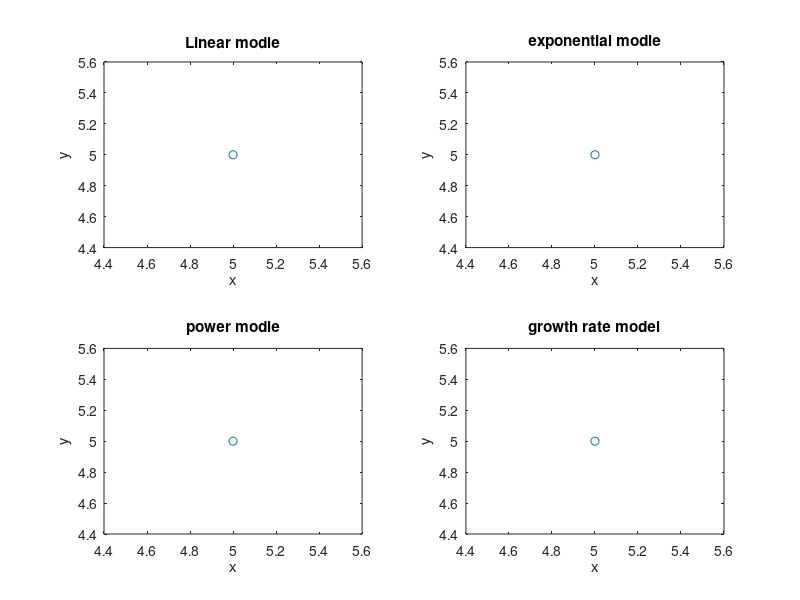

MATLAB code for this plot:
X=input('please enter the values of x: ');
Y=input('please enter the values of y: ');
z=menu('Enter your required model.:','A) the linear','B) exponential','c) power','d) growth rate model');

switch z
    case 1  %the linear
        x=X;
        y=Y;
    
    case 2  %exponential
        x=X;
        y=log(Y);
      
    case 3  %power
        x=log10(X);
        y=log10(Y);
        
    case 4  %growth rate model
        x=1./X;
        y=1./Y;
end        
%-----------------------------------------%   
n=length(x);
sum_x=sum(x);
sum_y=sum(y);
sum_x2=sum(x.^2);
sum_xy=sum(x.*y);
y_y=sum_y./n;
        % to find: a&b 
eq1=[n sum_x; sum_x sum_x2];
eq2=[sum_y ;sum_xy];
A=linsolve(eq1,eq2);

switch z
    case 1  %the linear
        a=A(1)
        b=A(2)
    
    case 2  %exponential
        a=exp(A(1))
        b=A(2)
      
    case 3  %power
        a=10.^A(1)
        b=A(2)
        
    case 4  %growth rate model
        a=1./A(1)
        b=A(2)./A(1)
end
%-----------------------------------------%        
        % to find: r^2
st=sum((y-y_y).^2);
sr=sum((y-A(1)-x.*A(2)).^2);
coefficient_of_determination=(st-sr)./st
%-------------------------------------------------------------------------%
  %the linear
x_1=X;
y_1=Y;
sum_x_1=sum(x_1);
sum_y_1=sum(y_1);
sum_x2_1=sum(x_1.^2);
sum_xy_1=sum(x_1.*y_1);
eq1_1=[n sum_x_1; sum_x_1 sum_x2_1];
eq2_1=[sum_y_1 ;sum_xy_1];
A_1=linsolve(eq1_1,eq2_1);
a_1=A_1(1);
b_1=A_1(2);
y_y=sum_y_1./n;
st_1=sum((y_1-y_y).^2);
sr_1=sum((y_1-A_1(1)-x_1.*A_1(2)).^2);
r2_1=(st_1-sr_1)./st_1; 
Y1=a_1+b_1.*X;
figure;
subplot(2,2,1)
 plot(X,Y,'o'); 
 hold on;
 plot(X,Y1,'-'); 
 hold off;
 xlabel('x');
 ylabel('y');
 title('Linear modle');
%-----------------------------------------%
  %exponential
x_2=X;
y_2=log(Y);
sum_x_2=sum(x_2);
sum_y_2=sum(y_2);
sum_x2_2=sum(x_2.^2);
sum_xy_2=sum(x_2.*y_2);
eq1_2=[n sum_x_2; sum_x_2 sum_x2_2];
eq2_2=[sum_y_2 ;sum_xy_2];
A_2=linsolve(eq1_2,eq2_2);
a_2=exp(A_2(1));
b_2=A_2(2);
y_y=sum_y_2./n;
st_2=sum((y_2-y_y).^2);
sr_2=sum((y_2-A_2(1)-x_2.*A_2(2)).^2);
r2_2=(st_2-sr_2)./st_2; 
Y2=a_2.*exp(b_2.*X);
subplot(2,2,2)
 plot(X,Y,'o'); 
 hold on;
 plot(X,Y2,'-'); 
 hold off;
 xlabel('x');
 ylabel('y');
 title('exponential modle');
%-----------------------------------------%
  %power
x_3=log10(X);
y_3=log10(Y);
sum_x_3=sum(x_3);
sum_y_3=sum(y_3);
sum_x2_3=sum(x_3.^2);
sum_xy_3=sum(x_3.*y_3); 
eq1_3=[n sum_x_3; sum_x_3 sum_x2_3];
eq2_3=[sum_y_3 ;sum_xy_3];
A_3=linsolve(eq1_3,eq2_3);
a_3=10.^A_3(1);
b_3=A_3(2);
y_y=sum_y_3./n;
st_3=sum((y_3-y_y).^2);
sr_3=sum((y_3-A_3(1)-x_3.*A_3(2)).^2);
r2_3=(st_3-sr_3)./st_3; 
Y3=a_3.*(X).^b_3;
subplot(2,2,3)
 plot(X,Y,'o'); 
 hold on;
 plot(X,Y3,'-'); 
 hold off;
 xlabel('x');
 ylabel('y');
 title('power modle');
%-----------------------------------------%
  %growth rate model
x_4=1./X;
y_4=1./Y;
sum_x_4=sum(x_4);
sum_y_4=sum(y_4);
sum_x2_4=sum(x_4.^2);
sum_xy_4=sum(x_4.*y_4);
eq1_4=[n sum_x_4; sum_x_4 sum_x2_4];
eq2_4=[sum_y_4 ;sum_xy_4];
A_4=linsolve(eq1_4,eq2_4);
a_4=1./A_4(1);
b_4=A_4(2)./A_4(1);
y_y=sum_y_4./n;
st_4=sum((y_4-y_y).^2);
sr_4=sum((y_4-A_4(1)-x_4.*A_4(2)).^2);
r2_4=(st_4-sr_4)./st_4; 
Y4=(a_4.*X)./(b_4+X);
subplot(2,2,4)
plot(X,Y,'o'); 
hold on;
plot(X,Y4,'-');
hold off;
xlabel('x');
ylabel('y');
title('growth rate model');
%-----------------------------------------%   
r2=[r2_1 r2_2 r2_3 r2_4];
r2_of_four_models=[r2_1 r2_2 r2_3 r2_4]
TBM=0;
index=0;
for i=1:4
    if TBM <= r2(i)
        TBM=r2(i);
        index=i;
    else
        TBM=TBM;
        index=index;
    end
end
fprintf('The highest correlation coeffecient is %d ', TBM);
fprintf('and its index is %d\n', index);
%-----------------------------------------% 